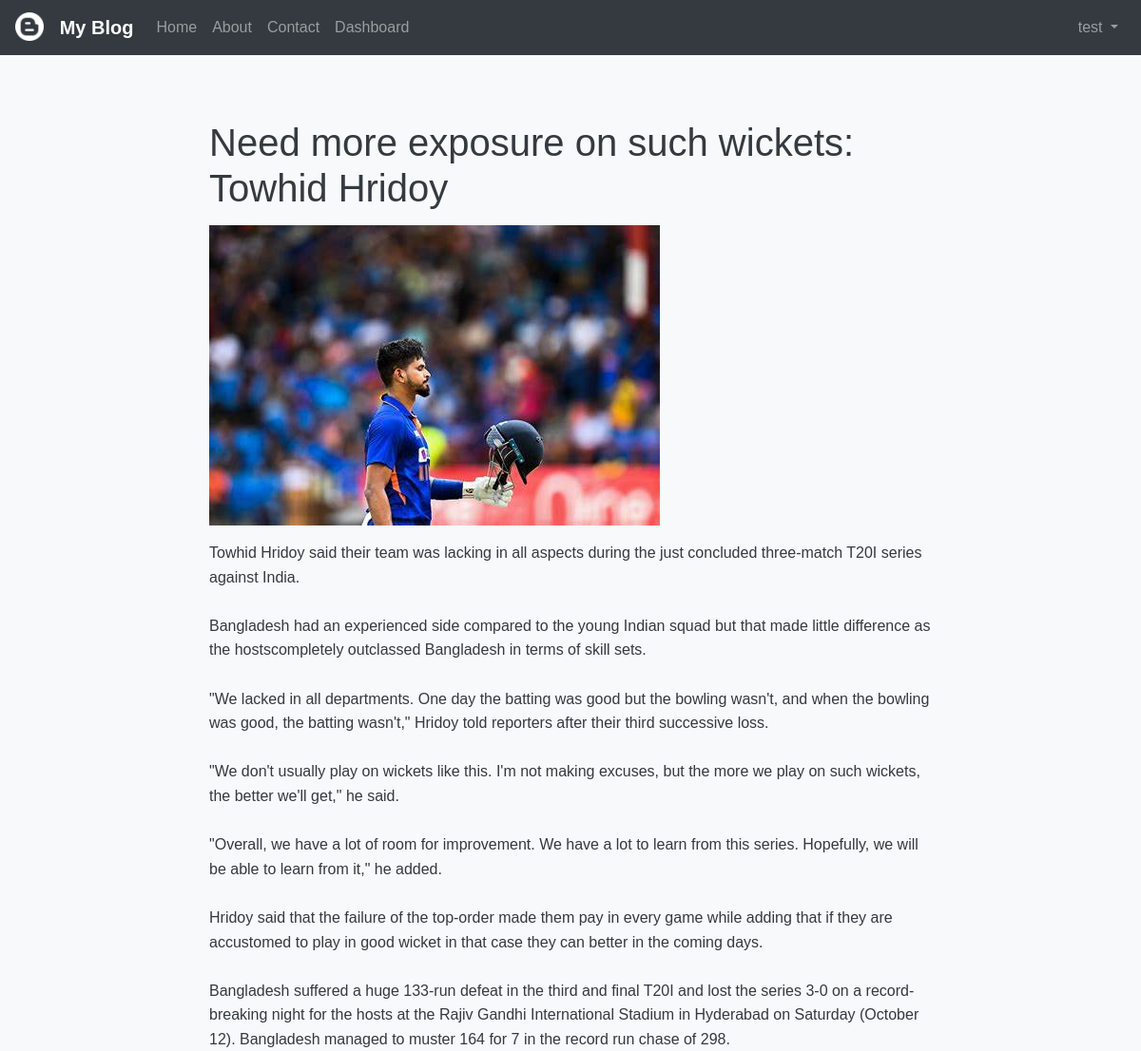
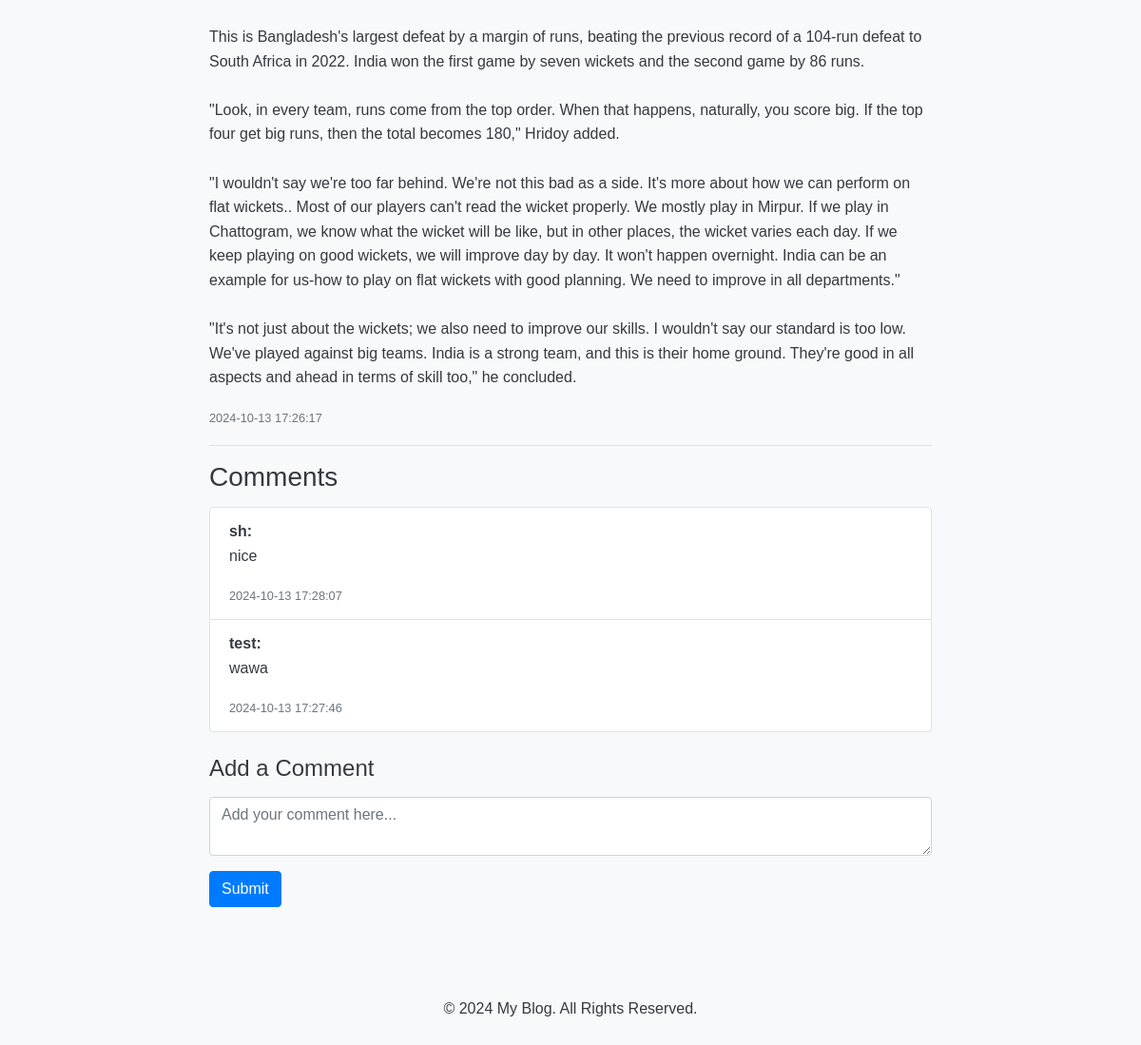
/post_detail.php?id=12 (signed in), run on the app's committed database (2 pictures, top to bottom).
### tables this page shows
CREATE TABLE `posts` (
  `id` int(11) NOT NULL,
  `title` varchar(255) NOT NULL,
  `content` text NOT NULL,
  `created_at` timestamp NOT NULL DEFAULT current_timestamp(),
  `image` varchar(255) DEFAULT NULL,
  `category` varchar(50) NOT NULL
);

CREATE TABLE `comments` (
  `id` int(11) NOT NULL,
  `post_id` int(11) NOT NULL,
  `user_id` int(11) NOT NULL,
  `content` text NOT NULL,
  `created_at` timestamp NOT NULL DEFAULT current_timestamp()
);

CREATE TABLE `users` (
  `id` int(11) NOT NULL,
  `username` varchar(255) NOT NULL,
  `password` varchar(255) NOT NULL,
  `role` enum('user','admin') DEFAULT 'user'
);

### post_detail.php (the view, shortened to what this page needs)
<?php
include 'config.php';
$post_id = $_GET['id'] ?? null;
if ($post_id) {
    $stmt = $pdo->prepare("SELECT * FROM posts WHERE id = ?");
    $stmt->execute([$post_id]);
    $post = $stmt->fetch();
} else {
    header("Location: index.php");
    exit;
}
$commentStmt = $pdo->prepare("SELECT comments.*, users.username FROM comments JOIN users ON comments.user_id = users.id WHERE post_id = ? ORDER BY created_at DESC");
$commentStmt->execute([$post_id]);
$comments = $commentStmt->fetchAll();
?>
<!DOCTYPE html>
<html lang="en">
<head>
    <link href="https://maxcdn.bootstrapcdn.com/bootstrap/4.5.2/css/bootstrap.min.css" rel="stylesheet">
</head>
<body>
<?php include 'nav.php'; ?>
<div class="container mt-5">
    <h1><?php echo htmlspecialchars($post['title']); ?></h1>
    <?php if (!empty($post['image'])): ?>
        <img src="<?php echo htmlspecialchars($post['image']); ?>" alt="Post Image" class="img-fluid mb-3" style="max-width: 100%; height: auto;">
    <?php endif; ?>
    <p><?php echo nl2br(htmlspecialchars($post['content'])); ?></p>
    <small class="text-muted"><?php echo $post['created_at']; ?></small>
    <hr>
    <h3>Comments</h3>
    <ul class="list-group mb-4">
        <?php foreach ($comments as $comment): ?>
            <li class="list-group-item">
                <strong><?php echo htmlspecialchars($comment['username']); ?>:</strong>
                <p><?php echo htmlspecialchars($comment['content']); ?></p>
                <small class="text-muted"><?php echo $comment['created_at']; ?></small>
            </li>
        <?php endforeach; ?>
    </ul>
    <?php if (isset($_SESSION['user_id'])): ?>
        <h4>Add a Comment</h4>
        <form method="POST">
            <div class="form-group">
                <textarea class="form-control" name="content" placeholder="Add your comment here..." required></textarea>
            </div>
            <button type="submit" name="comment" class="btn btn-primary">Submit</button>
        </form>
    <?php else: ?>
        <p class="text-muted">You must be logged in to comment.</p>
    <?php endif; ?>
</div>
<?php include 'foot.php'; ?>
</body>
</html>

### style.css (style rules this page uses)
* { margin: 0; padding: 0; box-sizing: border-box; }
body { font-family: Arial, sans-serif; line-height: 1.6; background-color: #f8f9fa; color: #343a40; }
.container { max-width: 800px; margin: auto; padding: 20px; }
h1, h2, h3, h4 { margin-bottom: 15px; }
.form-control { border: 1px solid #ced4da; border-radius: 0.25rem; }
.list-group-item { background-color: #ffffff; border: 1px solid #dee2e6; }

### data on the page
posts: title "Need more exposure on such wickets: Towhid Hridoy", image (picture), content "Towhid Hridoy said their team was lacking in all aspects during the just concluded three-match T20I series against India. Bangladesh had an experienced side compared to the young Indian squad but that made little difference as the hostscompletely outclassed Bangladesh in terms of skill sets. \"We lacked in all departments. One day the batting was good but the bowling wasn't, and when the bowling was good, the batting wasn't,\" Hridoy told reporters after their third successive loss. \"We don't usually play on wickets like this. I'm not making excuses, but the more we play on such wickets, the better we'll get,\" he said. \"Overall, we have a lot of room for improvement. We have a lot to learn…", created_at "2024-10-13 17:26:17"
comments: user.username "sh", content "nice", created_at "2024-10-13 17:28:07"
comments: user.username "test", content "wawa", created_at "2024-10-13 17:27:46"

### other printed values
$_SESSION['username'] "test"
